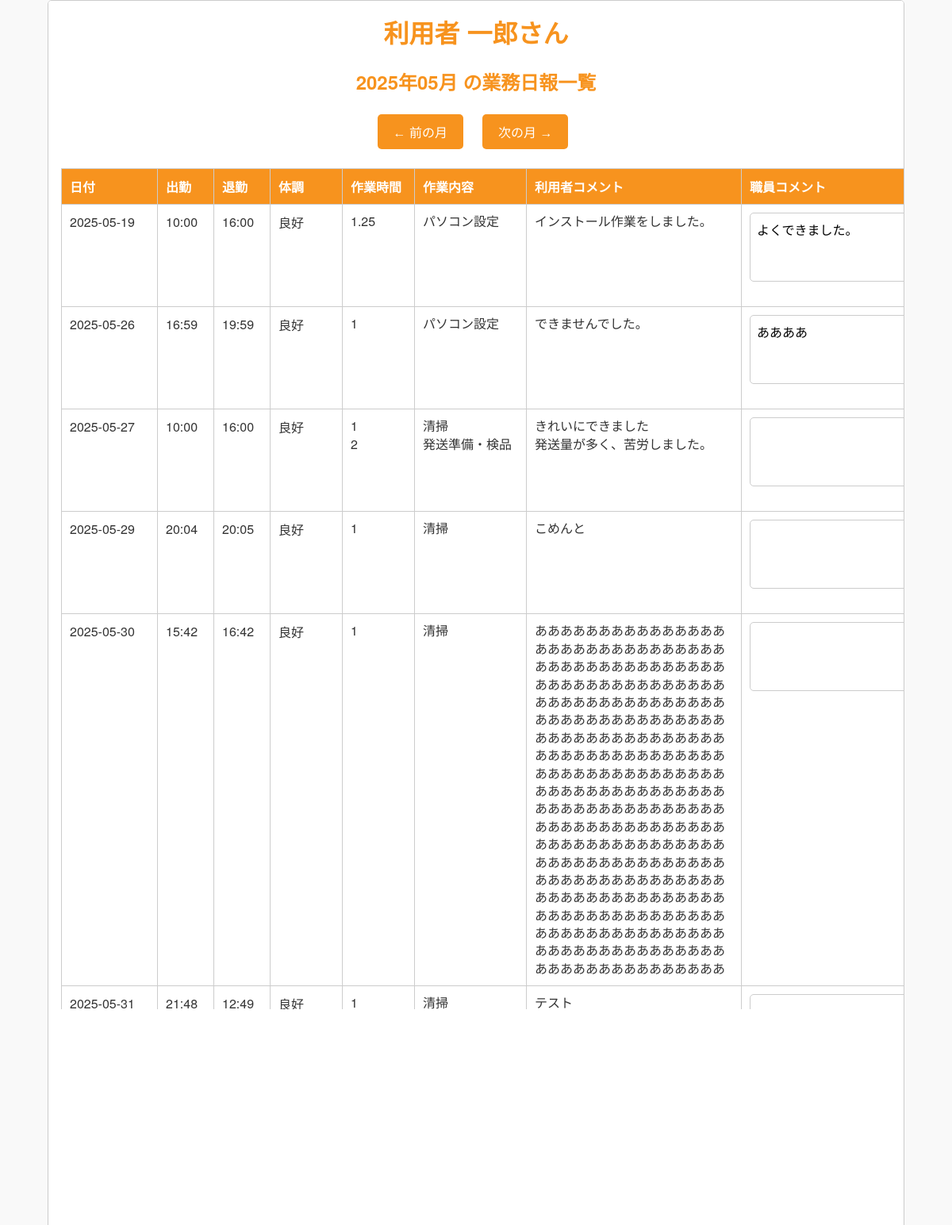
Page /report_list?user_id=2 (signed in) on the committed database.
### tables this page shows
CREATE TABLE users (
            user_id INTEGER PRIMARY KEY AUTOINCREMENT,
            username TEXT NOT NULL UNIQUE,
            password TEXT NOT NULL,
            name TEXT NOT NULL,
            role TEXT NOT NULL,
            created_at DATETIME DEFAULT CURRENT_TIMESTAMP
        );

CREATE TABLE reports (
            report_id INTEGER PRIMARY KEY AUTOINCREMENT,
            user_id INTEGER NOT NULL,
            report_date DATE NOT NULL,
            condition TEXT NOT NULL,
            start_time TIME NOT NULL,
            end_time TIME NOT NULL,
            work_time INTEGER NOT NULL,
            work_detail TEXT NOT NULL,
            user_comment TEXT,
            staff_comment TEXT,
            created_at DATETIME DEFAULT CURRENT_TIMESTAMP,
            updated_at DATETIME DEFAULT CURRENT_TIMESTAMP,
            FOREIGN KEY (user_id) REFERENCES users(user_id)
        );

### app.py (the view)
@app.route('/report_list', methods=['GET', 'POST'])
def report_list():
    if 'username' not in session:
        return redirect(url_for('login'))
    user_id = request.args.get('user_id')
    if user_id is not None:
        user_id = int(user_id)
    role = session.get('role')
    username = session['username']
    year = request.args.get('year', type=int)
    month = request.args.get('month', type=int)
    today = datetime.today()
    if not year or not month:
        year = today.year
        month = today.month
    first_day = datetime(year, month, 1)
    last_day = datetime(year, month, calendar.monthrange(year, month)[1])
    first_day_str = first_day.strftime('%Y-%m-%d')
    last_day_str = last_day.strftime('%Y-%m-%d')
    prev_month = first_day - timedelta(days=1)
    next_month = last_day + timedelta(days=1)
    conn = get_db()
    cursor = conn.cursor()
    if role == 'staff' and user_id:
        user_result = cursor.execute("SELECT name FROM users WHERE user_id = ?", (user_id,)).fetchone()
        display_name = user_result['name'] if user_result else '不明'
        cursor.execute('''
            SELECT r.*, u.username,
                   group_concat(t.task_duration, '\n') as task_duration,
                   group_concat(t.task_name, '\n') as task_name,
                   group_concat(t.task_note, '\n') as task_note
            FROM reports r
            JOIN users u ON r.user_id = u.user_id
            LEFT JOIN report_tasks t ON r.report_id = t.report_id
            WHERE r.user_id = ? AND r.report_date BETWEEN ? AND ?
            GROUP BY r.report_id
            ORDER BY r.report_date ASC
        ''', (user_id, first_day_str, last_day_str))
        reports = cursor.fetchall()
    else:
        cursor.execute('''
            SELECT r.*, u.username, u.name,
                   group_concat(t.task_duration, '\n') as task_duration,
                   group_concat(t.task_name, '\n') as task_name,
                   group_concat(t.task_note, '\n') as task_note
            FROM reports r
            JOIN users u ON r.user_id = u.user_id
            LEFT JOIN report_tasks t ON r.report_id = t.report_id
            WHERE u.username = ? AND r.report_date BETWEEN ? AND ?
            GROUP BY r.report_id
            ORDER BY r.report_date ASC
        ''', (username, first_day_str, last_day_str))
        reports = cursor.fetchall()
        user_result = cursor.execute("SELECT name FROM users WHERE username = ?", (username,)).fetchone()
        display_name = user_result['name'] if user_result else '不明'
    conn.close()
    return render_template('report_list.html',
                           reports=reports,
                           name=display_name,  # ← 利用者の「名前」
                           user_id=user_id,
                           display_month=f"{year}年{month:02d}月",
                           year=year,
                           month=month,
                           prev_year=prev_month.year,
                           prev_month=prev_month.month,
                           next_year=next_month.year,
                           next_month=next_month.month)

### app.py (called while the page is built)
def get_db():
    db = getattr(g, '_database', None)
    if db is None:
        base_dir = os.path.dirname(os.path.abspath(__file__))
        db_path = os.path.join(base_dir, 'your_database.db')  # ← ここは正しい DB ファイル名
        db = g._database = sqlite3.connect(db_path)
        db.row_factory = sqlite3.Row
    return db

@app.teardown_appcontext
def close_connection(exception):
    db = getattr(g, '_database', None)
    if db is not None:
        db.close()

### templates/report_list.html (shortened to what this page needs)
<!DOCTYPE html>
<html lang="ja">
<head>
    <link rel="stylesheet" href="{{ url_for('static', filename='style.css') }}">
</head>
<body>
    <div class="container_report_list">
        <h1>{{ name }}さん</h1>
        <h2>{{ display_month }} の業務日報一覧</h2>
        <div class="nav-buttons">
            <form method="get" action="{{ url_for('report_list') }}">
                <button type="submit">&#8592; 前の月</button>
            </form>
            <form method="get" action="{{ url_for('report_list') }}">
                <button type="submit">次の月 &#8594;</button>
            </form>
        </div>
        <form method="post" action="{{ url_for('update_staff_comments') }}">
            <table class="report-table">
                <thead>
                    <tr>
                        <th style="width: 100px;">日付</th>
                        <th style="width: 50px;">出勤</th>
                        <th style="width: 50px;">退勤</th>
                        <th style="width: 70px;">体調</th>
                        <th style="width: 70px;">作業時間</th>
                        <th style="width: 120px;">作業内容</th>
                        <th style="width: 250px;">利用者コメント</th>
                        <th style="width: 250px;">職員コメント</th>
                    </tr>
                </thead>
                <tbody>
                    {% for report in reports %}
                    <tr>
                        <td>{{ report['report_date'] }}</td>
                        <td>{{ report['start_time'] }}</td>
                        <td>{{ report['end_time'] }}</td>
                        <td>{{ report['condition'] }}</td>
                        <td class="multiline">{{ report['task_duration'] | replace('\n', '<br>') | safe }}</td>
                        <td class="multiline">{{ report['task_name'] | replace('\n', '<br>') | safe }}</td>
                        <td class="multiline">{{ report['task_note'] | replace('\n', '<br>') | safe }}</td>
                        <td>
                            <textarea name="staff_comment_{{ report['report_id'] }}" rows="3">{{ report['staff_comment'] or '' }}</textarea>
                        </td>
                    </tr>
                    {% endfor %}
                </tbody>
            </table>
            <div class="report-actions">
                <button type="submit">職員コメントを保存</button>
            </div>
        </form>
        <div class="nav-buttons">
            <form method="get" action="{{ url_for('main') }}">
                <button type="submit">メインへ戻る</button>
            </form>
            <form method="get" action="{{ url_for('logout') }}">
                <button type="submit">ログアウト</button>
            </form>
        </div>
    </div>
</body>
</html>

### static/style.css (style rules this page uses)
body { font-family: "Helvetica Neue", Arial, sans-serif; background-color: #f9f9f9; color: #333; margin: 0; padding: 0; }
h1, h2, h3, h4 { color: #F7931E; margin-top: 0; }
input[type="text"], input[type="password"], input[type="time"], textarea, select { width: 100%; padding: 10px; border: 1px solid #ccc; border-radius: 5px; margin-bottom: 1rem; box-sizing: border-box; font-size: 1rem; }
button, input[type="submit"] { background-color: #F7931E; color: #fff; border: none; padding: 10px 20px; border-radius: 5px; font-size: 1rem; cursor: pointer; margin-right: 0.5rem; transition: background-color 0.3s; }
table { width: 100%; border-collapse: collapse; margin-top: 1rem; }
th, td { padding: 10px; text-align: left; border-bottom: 1px solid #ddd; }
th { background-color: #F7931E; color: white; }
textarea { width: 100%; max-width: 100%; }
.container_report_list { width: 90%; max-width: 100%; margin: 0 auto; padding: 1rem; box-sizing: border-box; overflow-x: auto; background-color: #fff; border: 1px solid #ccc; border-radius: 5px; text-align:center; }
.multiline { white-space: pre-line; }
.nav-buttons { display: flex; justify-content: center; gap: 10px; flex-wrap: wrap; }
.nav-buttons form { display: inline-block; margin: 0; }
.report-table { table-layout: fixed; width: 100%; max-width: 100%; overflow-x: auto; border-collapse: collapse; }
.report-table th, .report-table td { border: 1px solid #ccc; padding: 10px; vertical-align: top; word-wrap: break-word; }
.report-table textarea { width: 100%; min-height: 60px; resize: vertical; font-family: inherit; font-size: 1rem; padding: 8px; border-radius: 5px; border: 1px solid #ccc; box-sizing: border-box; }
.report-actions { text-align: center; margin-top: 1.5rem; margin-bottom: 2rem; }
td.multiline { white-space: pre-wrap; line-height: 1.4; }
.nav-buttons { display: flex; justify-content: center; flex-wrap: wrap; gap: 1rem; margin-top: 1.5rem; margin-bottom: 1.5rem; }

### rows in the picture
users: name "利用者 一郎"
reports: report_date "2025-05-19", start_time "10:00", end_time "16:00", condition "良好", task_duration "1.25", task_name "パソコン設定", task_note "インストール作業をしました。", report_id "よくできました。"
reports: report_date "2025-05-26", start_time "16:59", end_time "19:59", condition "良好", task_duration "1", task_name "パソコン設定", task_note "できませんでした。", report_id "ああああ"
reports: report_date "2025-05-27", start_time "10:00", end_time "16:00", condition "良好", task_duration "1 2", task_name "清掃 発送準備・検品", task_note "きれいにできました 発送量が多く、苦労しました。"
reports: report_date "2025-05-29", start_time "20:04", end_time "20:05", condition "良好", task_duration "1", task_name "清掃", task_note "こめんと"
reports: report_date "2025-05-30", start_time "15:42", end_time "16:42", condition "良好", task_duration "1", task_name "清掃", task_note "ああああああああああああああああああああああああああああああああああああああああああああああああああああああああああああああああああああああああああああああああああああああああああああああああああああああああああああああああああああああああああああああああああああああああああああああああああああああああああああああああああああああああああああああああああああああああああああああああああああああああああああああああああああああああああああああああああああああああああああああああああああああああああああああああああああああああああああああああああああああああああああああああああああああああああああ"
reports: report_date "2025-05-31", start_time "21:48", end_time "12:49", condition "良好", task_duration "1", task_name "清掃", task_note "テスト"

### other values in the picture
{{ display_month }} "2025年05月"
